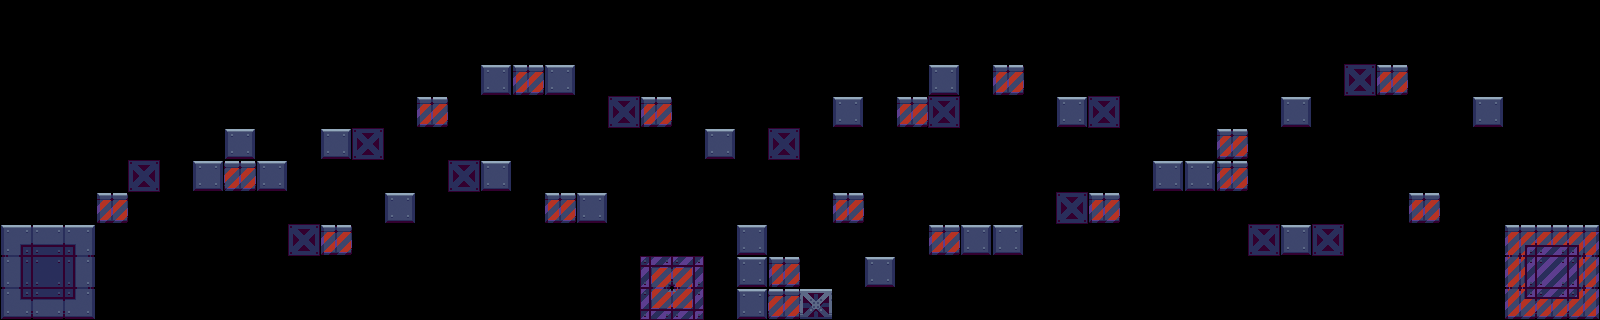

A level layout from a 2D game, rendered from its tile map. Below: a short description, then the map file with its tile-grid data intact:
An orthogonal 50x10 tile map with 32x32 px tiles, 2 tile layers (platforms_ground, platforms_walls).

<map version="1.5" tiledversion="1.7.2" orientation="orthogonal" renderorder="right-down" width="50" height="10" tilewidth="32" tileheight="32" infinite="0" nextlayerid="3" nextobjectid="1">
 <tileset firstgid="1" source="factory2.tsx" tilewidth="32" tileheight="32">
   <image source="factory2.png" width="576" height="608" />
 </tileset>
 <layer id="1" name="platforms_ground" width="50" height="10" locked="1">
  <properties>
   <property name="col" type="int" value="1" />
  </properties>
  <data encoding="csv">
0,0,0,0,0,0,0,0,0,0,0,0,0,0,0,0,0,0,0,0,0,0,0,0,0,0,0,0,0,0,0,0,0,0,0,0,0,0,0,0,0,0,0,0,0,0,0,0,0,0,
0,0,0,0,0,0,0,0,0,0,0,0,0,0,0,0,0,0,0,0,0,0,0,0,0,0,0,0,0,0,0,0,0,0,0,0,0,0,0,0,0,0,0,0,0,0,0,0,0,0,
0,0,0,0,0,0,0,0,0,0,0,0,0,0,0,223,292,223,0,0,0,0,0,0,0,0,0,0,0,0,0,292,0,0,0,0,0,0,0,0,0,0,182,292,0,0,0,0,0,0,
0,0,0,0,0,0,0,0,0,0,0,0,0,292,0,0,0,0,0,182,292,0,0,0,0,0,223,0,292,182,0,0,0,223,182,0,0,0,0,0,223,0,0,0,0,0,223,0,0,0,
0,0,0,0,0,0,0,0,0,0,223,182,0,0,0,0,0,0,0,0,0,0,223,0,182,0,0,0,0,0,0,0,0,0,0,0,0,0,0,0,0,0,0,0,0,0,0,0,0,0,
0,0,0,0,0,0,223,293,223,0,0,0,0,0,182,223,0,0,0,0,0,0,0,0,0,0,0,0,0,0,0,0,0,0,0,0,223,223,292,0,0,0,0,0,0,0,0,0,0,0,
0,0,0,0,0,0,0,0,0,0,0,0,223,0,0,0,0,292,223,0,0,0,0,0,0,0,292,0,0,0,0,0,0,182,292,0,0,0,0,0,0,0,0,0,292,0,0,0,0,0,
184,185,186,0,0,0,0,0,0,182,292,0,0,0,0,0,0,0,0,0,0,0,0,0,0,0,0,0,0,292,223,223,0,0,0,0,0,0,0,182,223,182,0,0,0,0,0,238,239,240,
202,203,204,0,0,0,0,0,0,0,0,0,0,0,0,0,0,0,0,0,241,242,0,223,0,0,0,223,0,0,0,0,0,0,0,0,0,0,0,0,0,0,0,0,0,0,0,256,257,258,
220,221,222,0,0,0,0,0,0,0,0,0,0,0,0,0,0,0,0,0,259,260,0,223,293,243,0,0,0,0,0,0,0,0,0,0,0,0,0,0,0,0,0,0,0,0,0,274,275,276
</data>
 </layer>
 <layer id="2" name="platforms_walls" width="50" height="10">
  <properties>
   <property name="col" type="int" value="2" />
  </properties>
  <data encoding="csv">
0,0,0,0,0,0,0,0,0,0,0,0,0,0,0,0,0,0,0,0,0,0,0,0,0,0,0,0,0,0,0,0,0,0,0,0,0,0,0,0,0,0,0,0,0,0,0,0,0,0,
0,0,0,0,0,0,0,0,0,0,0,0,0,0,0,0,0,0,0,0,0,0,0,0,0,0,0,0,0,0,0,0,0,0,0,0,0,0,0,0,0,0,0,0,0,0,0,0,0,0,
0,0,0,0,0,0,0,0,0,0,0,0,0,0,0,0,0,0,0,0,0,0,0,0,0,0,0,0,0,223,0,0,0,0,0,0,0,0,0,0,0,0,0,0,0,0,0,0,0,0,
0,0,0,0,0,0,0,0,0,0,0,0,0,0,0,0,0,0,0,0,0,0,0,0,0,0,0,0,0,0,0,0,0,0,0,0,0,0,0,0,0,0,0,0,0,0,0,0,0,0,
0,0,0,0,0,0,0,223,0,0,0,0,0,0,0,0,0,0,0,0,0,0,0,0,0,0,0,0,0,0,0,0,0,0,0,0,0,0,292,0,0,0,0,0,0,0,0,0,0,0,
0,0,0,0,182,0,0,0,0,0,0,0,0,0,0,0,0,0,0,0,0,0,0,0,0,0,0,0,0,0,0,0,0,0,0,0,0,0,0,0,0,0,0,0,0,0,0,0,0,0,
0,0,0,292,0,0,0,0,0,0,0,0,0,0,0,0,0,0,0,0,0,0,0,0,0,0,0,0,0,0,0,0,0,0,0,0,0,0,0,0,0,0,0,0,0,0,0,0,0,0,
0,0,0,0,0,0,0,0,0,0,0,0,0,0,0,0,0,0,0,0,0,0,0,223,0,0,0,0,0,0,0,0,0,0,0,0,0,0,0,0,0,0,0,0,0,0,0,0,0,0,
0,0,0,0,0,0,0,0,0,0,0,0,0,0,0,0,0,0,0,0,0,0,0,0,292,0,0,0,0,0,0,0,0,0,0,0,0,0,0,0,0,0,0,0,0,0,0,0,0,0,
0,0,0,0,0,0,0,0,0,0,0,0,0,0,0,0,0,0,0,0,0,0,0,0,0,0,0,0,0,0,0,0,0,0,0,0,0,0,0,0,0,0,0,0,0,0,0,0,0,0
</data>
 </layer>
</map>